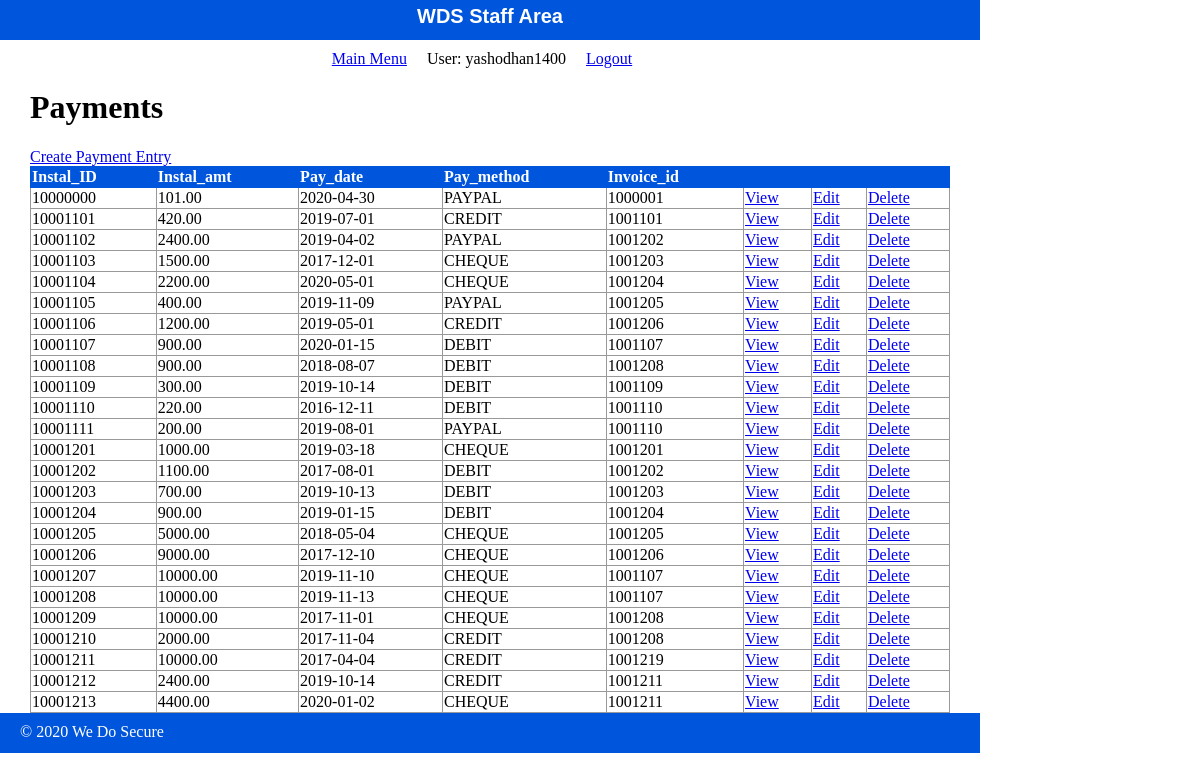
Page /WDS/public/staff/payment/index.php (signed in) on the committed database.
### tables this page shows
CREATE TABLE `payment` (
  `Instal_ID` decimal(8,0) NOT NULL COMMENT 'INSTALLMENT ID',
  `Instal_amt` decimal(10,2) NOT NULL COMMENT 'AMOUT PAID IN INSTALMENT',
  `Pay_date` date NOT NULL COMMENT 'PAYMENT DATE',
  `Pay_method` varchar(6) NOT NULL COMMENT 'Method of PAYMENT',
  `Invoice_id` decimal(7,0) NOT NULL COMMENT 'INVOICE NUMBER'
);

### WDS/private/functions.php (called while the page is built, shortened)
<?php
function url_for($script_path) {
  if($script_path[0] != '/') {
    $script_path = "/" . $script_path;
  }
  return WWW_ROOT . $script_path;
}
function u($string=""){
  return urlencode($string);
}
function h($string=""){
  return htmlspecialchars($string);
  }
?>

### WDS/private/query_function.php (called while the page is built, shortened)
<?php
	function find_all($table_name){
		global $db;
		$sql_query = " SELECT * FROM $table_name ";
		$sql_query .= "ORDER BY 1 ;";
		$result = mysqli_query($db, $sql_query);
		return $result;
	}
?>

### WDS/public/staff/payment/index.php (the view, shortened to what this page needs)
<?php
$Payment_set = find_all("payment");
?>
<?php include(SHARED_PATH . '/staff_header.php'); ?>
	<div id="content">
		<div class="Payment Listing">
		<h1>Payments</h1>
	<div id="actions">
		<a class="action" href="<?php echo url_for('staff/payment/new.php'); ?>">Create Payment Entry</a>
	</div>
	<table class="list">
  	  <tr>
        <th>Instal_ID</th>
        <th>Instal_amt</th>
        <th>Pay_date</th>
  	    <th>Pay_method</th>
  	    <th>Invoice_id</th>
  	    <th>&nbsp;</th>
        <th>&nbsp;</th>
        <th>&nbsp;</th>
  	  </tr>
  	  <?php while($Payment = mysqli_fetch_assoc($Payment_set)) { ?>
        <tr>
          <td><?php echo h($Payment['Instal_ID']); ?></td>
          <td><?php echo h($Payment['Instal_amt']); ?></td>
          <td><?php echo h($Payment['Pay_date']); ?></td>
          <td><?php echo h($Payment['Pay_method']); ?></td>
          <td><?php echo h($Payment['Invoice_id']); ?></td>
          <td><a class="action" href="<?php echo url_for('/staff/payment/show.php?id=' . h(u($Payment['Instal_ID']))); ?>">View</a></td>
          <td><a class="action" href="<?php echo url_for('/staff/payment/edit.php?id=' . h(u($Payment['Instal_ID']))); ?>">Edit</a></td>
          <td><a class="action" href="<?php echo url_for('/staff/payment/delete.php?id=' . h(u($Payment['Instal_ID']))); ?>">Delete</a></td>
    	  </tr>
      <?php } ?>
  	</table>
		</div>
	</div>
<?php include(SHARED_PATH . '/staff_footer.php'); ?>

### WDS/public/stylesheets/staff.css (style rules this page uses)
html { height: 100%; width: 100%; }
body { height: 980px; width: 100%; margin: 0; padding: 0; }
#content { width: 920px; min-height: 500px; padding: 0 30px; }
table { border-collapse: collapse; vertical-align: top; }
table.list { width: 100%; }
table.list tr td { border: 1px solid #999999; }
table.list tr th { border: 1px solid #0055DD; background: #0055DD; color: white; text-align: left; }

### rows in the picture
payment: Instal_ID "10000000", Instal_amt "101.00", Pay_date "2020-04-30", Pay_method "PAYPAL", Invoice "1000001"
payment: Instal_ID "10001101", Instal_amt "420.00", Pay_date "2019-07-01", Pay_method "CREDIT", Invoice "1001101"
payment: Instal_ID "10001102", Instal_amt "2400.00", Pay_date "2019-04-02", Pay_method "PAYPAL", Invoice "1001202"
payment: Instal_ID "10001103", Instal_amt "1500.00", Pay_date "2017-12-01", Pay_method "CHEQUE", Invoice "1001203"
payment: Instal_ID "10001104", Instal_amt "2200.00", Pay_date "2020-05-01", Pay_method "CHEQUE", Invoice "1001204"
payment: Instal_ID "10001105", Instal_amt "400.00", Pay_date "2019-11-09", Pay_method "PAYPAL", Invoice "1001205"
payment: Instal_ID "10001106", Instal_amt "1200.00", Pay_date "2019-05-01", Pay_method "CREDIT", Invoice "1001206"
payment: Instal_ID "10001107", Instal_amt "900.00", Pay_date "2020-01-15", Pay_method "DEBIT", Invoice "1001107"
payment: Instal_ID "10001108", Instal_amt "900.00", Pay_date "2018-08-07", Pay_method "DEBIT", Invoice "1001208"
payment: Instal_ID "10001109", Instal_amt "300.00", Pay_date "2019-10-14", Pay_method "DEBIT", Invoice "1001109"
payment: Instal_ID "10001110", Instal_amt "220.00", Pay_date "2016-12-11", Pay_method "DEBIT", Invoice "1001110"
payment: Instal_ID "10001111", Instal_amt "200.00", Pay_date "2019-08-01", Pay_method "PAYPAL", Invoice "1001110"
payment: Instal_ID "10001201", Instal_amt "1000.00", Pay_date "2019-03-18", Pay_method "CHEQUE", Invoice "1001201"
payment: Instal_ID "10001202", Instal_amt "1100.00", Pay_date "2017-08-01", Pay_method "DEBIT", Invoice "1001202"
payment: Instal_ID "10001203", Instal_amt "700.00", Pay_date "2019-10-13", Pay_method "DEBIT", Invoice "1001203"
payment: Instal_ID "10001204", Instal_amt "900.00", Pay_date "2019-01-15", Pay_method "DEBIT", Invoice "1001204"
payment: Instal_ID "10001205", Instal_amt "5000.00", Pay_date "2018-05-04", Pay_method "CHEQUE", Invoice "1001205"
payment: Instal_ID "10001206", Instal_amt "9000.00", Pay_date "2017-12-10", Pay_method "CHEQUE", Invoice "1001206"
payment: Instal_ID "10001207", Instal_amt "10000.00", Pay_date "2019-11-10", Pay_method "CHEQUE", Invoice "1001107"
payment: Instal_ID "10001208", Instal_amt "10000.00", Pay_date "2019-11-13", Pay_method "CHEQUE", Invoice "1001107"
payment: Instal_ID "10001209", Instal_amt "10000.00", Pay_date "2017-11-01", Pay_method "CHEQUE", Invoice "1001208"
payment: Instal_ID "10001210", Instal_amt "2000.00", Pay_date "2017-11-04", Pay_method "CREDIT", Invoice "1001208"
payment: Instal_ID "10001211", Instal_amt "10000.00", Pay_date "2017-04-04", Pay_method "CREDIT", Invoice "1001219"
payment: Instal_ID "10001212", Instal_amt "2400.00", Pay_date "2019-10-14", Pay_method "CREDIT", Invoice "1001211"
payment: Instal_ID "10001213", Instal_amt "4400.00", Pay_date "2020-01-02", Pay_method "CHEQUE", Invoice "1001211"

### other values in the picture
$_SESSION['username'] "yashodhan1400"
